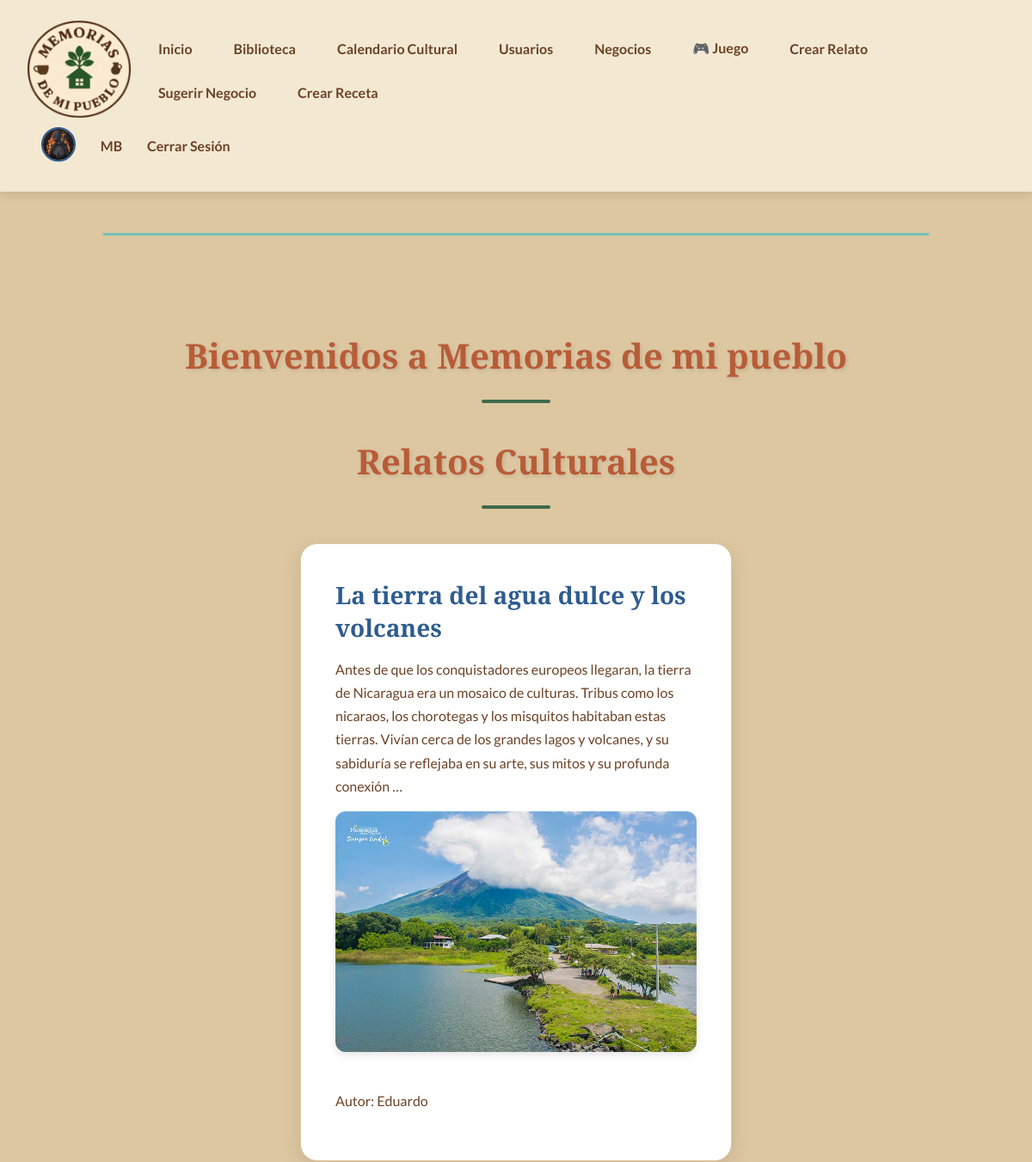
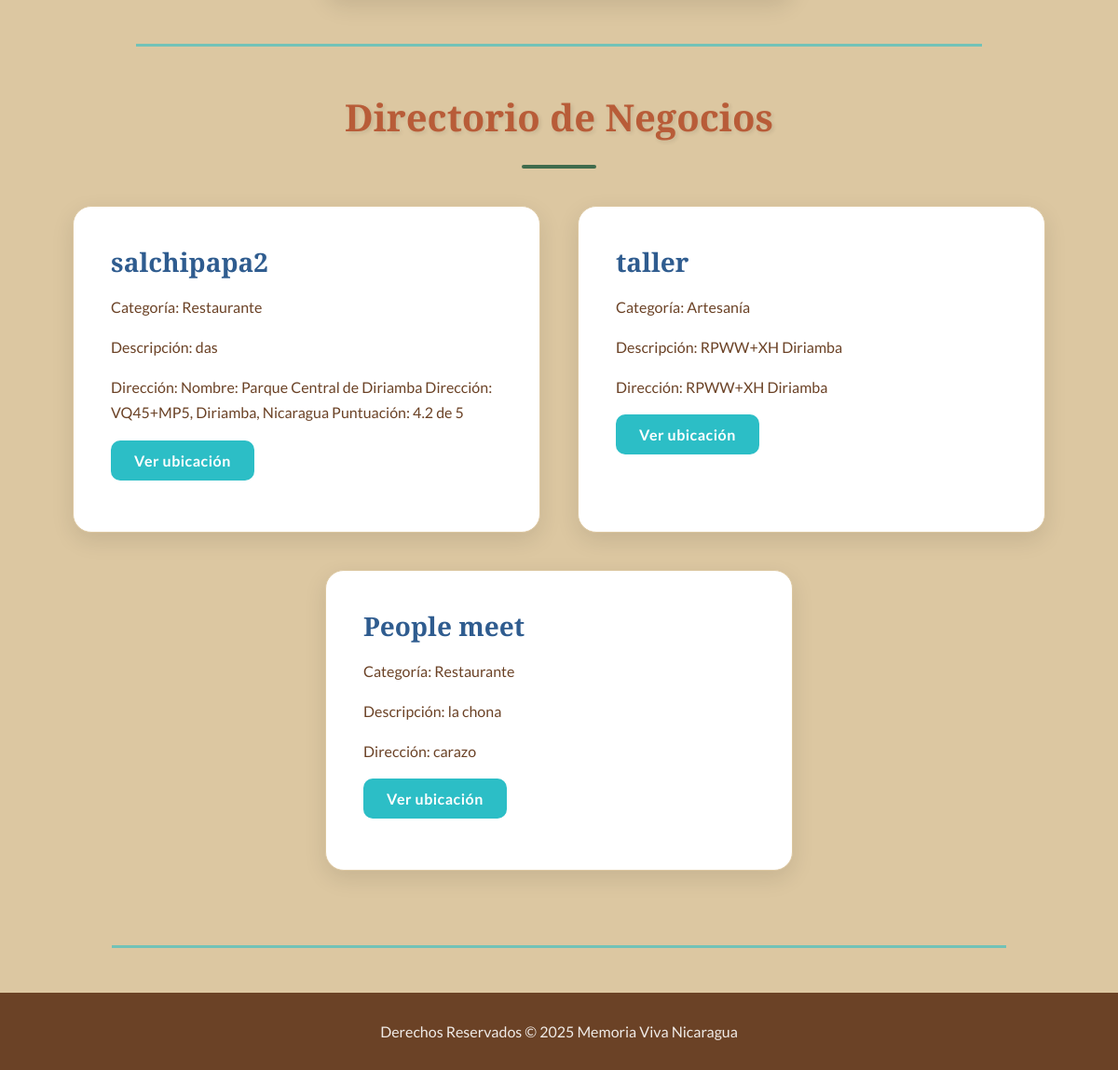
The app's page / (signed in) with its own data (2 pictures, top to bottom).
### locales/models.py (models this page shows, shortened)
class PerfilUsuario(models.Model):
    usuario = models.OneToOneField(User, on_delete=models.CASCADE)
    avatar = models.ImageField(upload_to='avatars/', blank=True, null=True)
    biografia = models.TextField(blank=True)
    telefono = models.CharField(max_length=20, blank=True)
    ubicacion = models.CharField(max_length=100, blank=True)
    RANGOS = [
        ('visitante', 'Visitante'),
        ('colaborador', 'Colaborador'),
        ('propietario', 'Propietario'),
        ('admin', 'Administrador'),
    ]
    rango = models.CharField(max_length=20, choices=RANGOS, default='visitante')

class Relato(models.Model):
    STATUS_CHOICES = (
        ('pending', 'Pendiente'),
        ('approved', 'Aprobado'),
        ('rejected', 'Rechazado'),
    )
    title = models.CharField(max_length=200)
    content = models.TextField(default='')
    image = models.ImageField(upload_to='relatos/images/')
    status = models.CharField(max_length=10, choices=STATUS_CHOICES, default='pending')
    author = models.ForeignKey(User, on_delete=models.CASCADE)

class Negocio(models.Model):
    CATEGORIES = (
        ('restaurante', 'Restaurante'),
        ('hotel', 'Hotel'),
        ('artesania', 'Artesanía'),
        ('museo', 'Museo'),
    )
    name = models.CharField(max_length=200)
    description = models.TextField()
    category = models.CharField(max_length=50, choices=CATEGORIES)
    address_text = models.CharField(max_length=255)
    hours = models.CharField(max_length=255)
    created_by = models.ForeignKey(User, on_delete=models.SET_NULL, null=True, related_name='negocios_creados')
    propietario = models.ForeignKey(User, on_delete=models.SET_NULL, null=True, blank=True, related_name='negocios_propios')
    foto_principal = models.ImageField(upload_to='negocios/', blank=True, null=True)
    calificacion_promedio = models.FloatField(default=0)

### locales/views.py (the view)
# urls.py: path('', locales_views.home_view, name='home_view'),
def home_view(request):
    relatos = Relato.objects.filter(status='approved')
    negocios = Negocio.objects.all()
    perfil = None
    if request.user.is_authenticated:
        perfil, _ = PerfilUsuario.objects.get_or_create(usuario=request.user)
    context = {
        'relatos': relatos,
        'negocios': negocios,
        'perfil': perfil,
    }
    return render(request, 'locales/home.html', context)

### locales/templates/locales/home.html (shortened to what this page needs)
{% extends 'locales/base.html' %}
{% block content %}
<h1 class="section-title">Bienvenidos a Memorias de mi pueblo</h1>
<h2 class="section-title">Relatos Culturales</h2>
<div class="card-container">
  {% for relato in relatos %}
    <div class="card">
      <h3>{{ relato.title }}</h3>
      <p>{{ relato.content|safe|truncatewords:50 }}</p>
      {% if relato.image %}
        <img src="{{ relato.image.url }}" alt="{{ relato.title }}">
      {% endif %}
      <p>Autor: {{ relato.author.username }}</p>
    </div>
  {% empty %}
    <p>No hay relatos aprobados aún.</p>
  {% endfor %}
</div>
<hr>
<h2 class="section-title">Directorio de Negocios</h2>
<div class="card-container">
  {% for negocio in negocios %}
    <div class="card">
      <h3>{{ negocio.name }}</h3>
      <p>Categoría: {{ negocio.get_category_display }}</p>
      <p>Descripción: {{ negocio.description }}</p>
      <p>Dirección: {{ negocio.address_text }}</p>
      <button onclick="toggleMapa('{{ negocio.id }}', '{{ negocio.address_text|urlencode }}')" id="btn-{{ negocio.id }}">
        Ver ubicación
      </button>
    </div>
  {% empty %}
    <p>No hay negocios en el directorio.</p>
  {% endfor %}
</div>
{% endblock %}

### locales/templates/locales/base.html (shortened to what this page needs)
<!DOCTYPE html>
<html lang="es">
<head>
</head>
<body>
  <nav>
    <div class="nav-left">
      <div class="nav-logo">
        <img src="/media/Memorias de mi pueblo.png" alt="Memorias de mi Pueblo">
      </div>
      <div class="nav-links">
        <a href="{% url 'home_view' %}">Inicio</a>
        <a href="{% url 'biblioteca_view' %}">Biblioteca</a>
        <a href="{% url 'evento_cultural_list' %}">Calendario Cultural</a>
        <a href="{% url 'lista_usuarios' %}">Usuarios</a>
        <a href="{% url 'lista_negocios' %}">Negocios</a>
        <a href="{% url 'juego_view' %}">🎮 Juego</a>
        {% if user.is_authenticated %}
          <a href="{% url 'create_relato_view' %}">Crear Relato</a>
          <a href="{% url 'sugerir_negocio_view' %}">Sugerir Negocio</a>
          <a href="{% url 'create_receta_view' %}">Crear Receta</a>
        {% endif %}
      </div>
    </div>
    {% if user.is_authenticated %}
      <div class="perfil-nav">
        <a href="{% url 'perfil_view' %}">
          {% if user.perfilusuario.avatar %}
            <img src="{{ user.perfilusuario.avatar.url }}" alt="Avatar de {{ user.username }}">
          {% else %}
            <img src="https://ui-avatars.com/api/?name={{ user.username }}&background=DCC7A1&color=6B4226&size=80" alt="Avatar por defecto">
          {% endif %}
        </a>
        <span>{{ user.username }}</span>
        <a href="{% url 'logout_view' %}">Cerrar Sesión</a>
      </div>
    {% else %}
      <div class="nav-links">
        <a href="{% url 'login_view' %}">Iniciar Sesión</a>
        <a href="{% url 'register_view' %}">Registrarse</a>
      </div>
    {% endif %}
  </nav>
  <hr>
  <main>
    {% block content %}{% endblock %}
  </main>
  <hr>
  <footer>
    <p>Derechos Reservados © 2025 Memoria Viva Nicaragua</p>
  </footer>
</body>
</html>

### locales/templates/locales/base.html (style rules this page uses)
:root { --color-primary: #DCC7A1; --color-nav-light: #F3E9D3; --color-secondary: #6B4226; --color-accent-1: #3F6B4C; --color-accent-2: #2F5C8F; --color-accent-3: #B85C38; --color-highlight: #2CBEC6; --color-light-beige: #F0EBE7; }
body { font-family: 'Lato', sans-serif; background-color: var(--color-primary); color: var(--color-secondary); margin: 0; display: flex; flex-direction: column; min-height: 100vh; }
nav { background-color: var(--color-nav-light); padding: 1.5rem 2rem; display: flex; justify-content: space-between; align-items: center; flex-wrap: wrap; box-shadow: 0 4px 10px rgba(0, 0, 0, 0.1); }
.nav-left { display: flex; align-items: center; gap: 1rem; }
.nav-logo img { width: 120px; height: auto; border-radius: 8px; transition: transform 0.4s ease, box-shadow 0.4s ease, filter 0.4s ease; }
.nav-links { display: flex; gap: 1rem; flex-wrap: wrap; align-items: center; }
nav a { font-family: 'Lato', sans-serif; color: var(--color-secondary); text-decoration: none; font-weight: bold; font-size: 1rem; padding: 0.5rem 1rem; border-radius: 8px; transition: background-color 0.3s ease, color 0.3s ease; }
.perfil-nav { display: flex; align-items: center; gap: 0.8rem; }
.perfil-nav img { width: 36px; height: 36px; border-radius: 50%; object-fit: cover; border: 2px solid var(--color-accent-2); cursor: pointer; }
.perfil-nav span { font-weight: bold; color: var(--color-secondary); }
h1, h2 { font-family: 'Playfair Display', serif; color: var(--color-accent-2); text-align: center; position: relative; }
h1::after { content: ''; display: block; width: 80px; height: 4px; background-color: var(--color-highlight); margin: 1.5rem auto 0; }
main { flex: 1; padding: 2rem; }
hr { border: none; border-top: 2px solid var(--color-highlight); width: 80%; margin: 2rem auto; }
footer { background-color: var(--color-secondary); color: var(--color-light-beige); text-align: center; padding: 1rem; }

### locales/templates/locales/home.html (style rules this page uses)
:root { --color-arena: #DCC7A1; --color-cacao: #6B4226; --color-cafetal: #3F6B4C; --color-lago: #2F5C8F; --color-terracota: #B85C38; --color-turquesa: #2CBEC6; --color-light: #F9F6F2; --color-white: #ffffff; }
body { font-family: 'Lato', sans-serif; color: var(--color-cacao); background-color: var(--color-arena); }
.section-title { font-family: 'Playfair Display', serif; color: var(--color-terracota); font-size: 2.5rem; margin-top: 2rem; margin-bottom: 2.5rem; text-align: center; animation: fadeInUp 0.8s ease forwards; position: relative; text-shadow: 2px 2px 4px rgba(0, 0, 0, 0.1); }
.section-title::after { content: ''; display: block; width: 80px; height: 4px; background-color: var(--color-cafetal); margin: 1.5rem auto 0; border-radius: 2px; }
.card-container { display: flex; flex-wrap: wrap; gap: 2.5rem; justify-content: center; padding: 0 1rem; animation: fadeInUp 1s ease forwards; }
.card { background: var(--color-white); padding: 2.5rem; border-radius: 20px; box-shadow: 0 8px 25px rgba(0, 0, 0, 0.1); transition: transform 0.3s ease, box-shadow 0.3s ease; width: 100%; max-width: 420px; font-family: 'Lato', sans-serif; animation: fadeInUp 0.6s ease forwards; border: 1px solid var(--color-arena); }
.card h3 { font-family: 'Playfair Display', serif; color: var(--color-lago); margin-top: 0; margin-bottom: 0.75rem; font-size: 1.75rem; }
.card p { font-size: 1rem; line-height: 1.7; color: var(--color-cacao); }
.card img { max-width: 100%; height: auto; border-radius: 12px; margin-bottom: 1.5rem; box-shadow: 0 4px 10px rgba(0, 0, 0, 0.1); }
.card button { background-color: var(--color-turquesa); color: var(--color-white); padding: 12px 25px; border: none; border-radius: 10px; cursor: pointer; font-weight: bold; font-size: 1rem; transition: background-color 0.3s ease, transform 0.2s ease; font-family: 'Lato', sans-serif; letter-spacing: 0.5px; }
hr { border: none; border-top: 3px solid var(--color-turquesa); width: 80%; margin: 3rem auto; opacity: 0.6; }

### records on screen
Relato: title "La tierra del agua dulce y los volcanes", content "Antes de que los conquistadores europeos llegaran, la tierra de Nicaragua era un mosaico de culturas. Tribus como los nicaraos, los chorotegas y los misquitos habitaban estas tierras. Vivían cerca de los grandes lagos y volcanes, y su sabiduría se reflejaba en su arte, sus mitos y su profunda conexión …", image (picture), author.username "Eduardo"
Negocio: name "salchipapa2", category "Restaurante", description "das", address_text "Nombre: Parque Central de Diriamba Dirección: VQ45+MP5, Diriamba, Nicaragua Puntuación: 4.2 de 5"
Negocio: name "taller", category "Artesanía", description "RPWW+XH Diriamba", address_text "RPWW+XH Diriamba"
Negocio: name "People meet", category "Restaurante", description "la chona", address_text "carazo"

### other values on screen
{{ user.username }} "MB"
